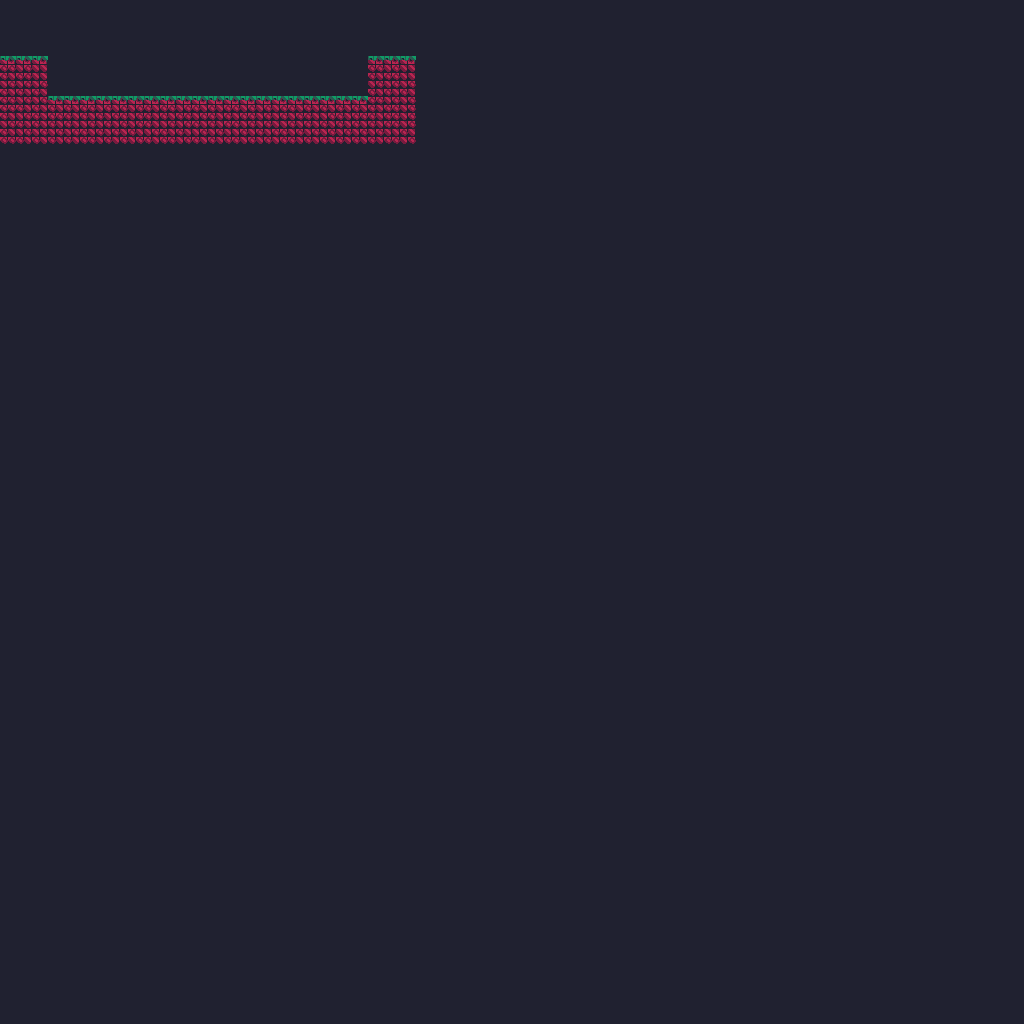

Below is a game level as drawn by its tile map, then a one-line description and the .tmx that defines it (tile-layer data replaced by summaries):
An orthogonal 128x128 tile map with 8x8 px tiles, 1 tile layer (World).

<map version="1.0" orientation="orthogonal" renderorder="right-down" width="128" height="128" tilewidth="8" tileheight="8" backgroundcolor="#202130" nextobjectid="1">
 <tileset firstgid="1" name="tileset1" tilewidth="8" tileheight="8" tilecount="2304" columns="48">
  <image source="../Tileset/tileset1.png" width="384" height="384" />
 </tileset>
 <layer name="World" width="128" height="128">
  <data>[16384 cells, 372 non-empty, 4 distinct tile ids]</data>
 </layer>
</map>
